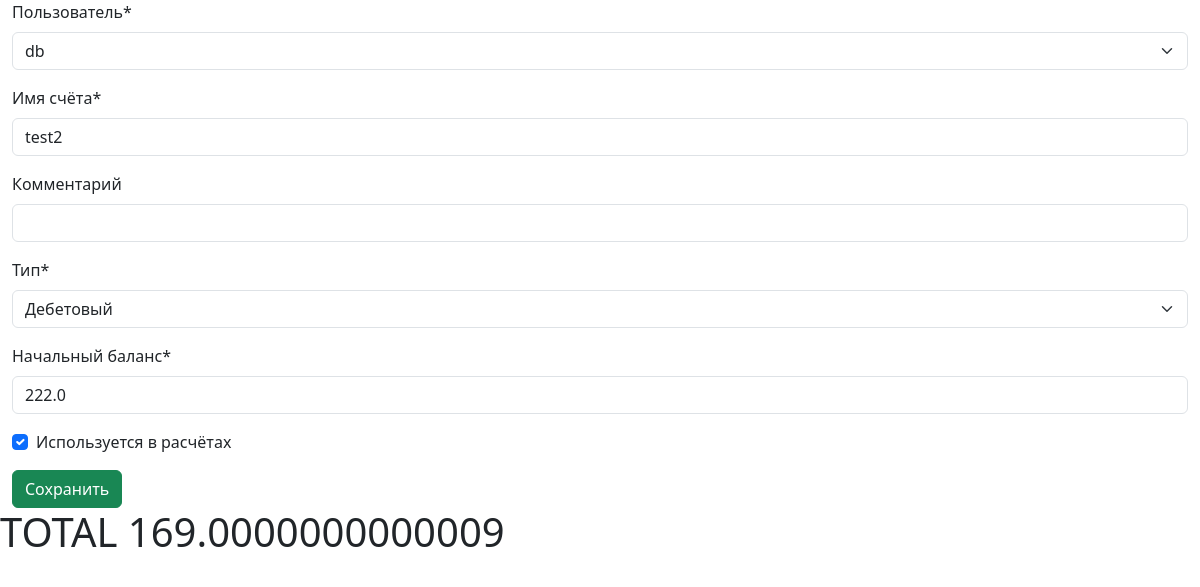
/account/edit/3 (signed in), run on the app's committed database.
### babosiki/models.py (models this page shows, shortened)
class Account(models.Model):
    user = models.ForeignKey( settings.AUTH_USER_MODEL,
                              on_delete=models.CASCADE,
                              verbose_name='Пользователь',)
    name = models.CharField(max_length=32,
                            verbose_name='Имя счёта',)
    comment =  models.CharField(max_length=128,
                                verbose_name='Комментарий',
                                blank=True,
                                null=True,)
    DEBIT = 1
    CREDIT = -1
    TYPES =(
    (DEBIT, "Дебетовый"),
    (CREDIT, "Кредитный"),)
    type = models.IntegerField(choices = TYPES,
                            verbose_name='Тип',)
    initial_balance = models.FloatField(verbose_name='Начальный баланс',)
    calculated = models.BooleanField(default=True,
                                  verbose_name='Используется в расчётах',)
    class Meta:
        verbose_name_plural = 'Счёт'
        verbose_name = 'Счета'

### babosiki/views.py (the view, shortened to what this page needs)
# urls.py: path('account/edit/<int:pk>', AccountUpdateView.as_view(), name='account_edit'),
class AccountUpdateView(UpdateView):
    model = Account
    fields = '__all__'
    template_name = 'account_create.html'

### babosiki/context_processors.py (called while the page is built)
def global_data(request):
    accounts = Account.objects.filter(user=request.user, calculated=True)
    total_sum = 0
    for account in accounts:
        total_sum += account.initial_balance*account.type
        operations = Operation.objects.filter(account=account)
        for operation in operations:
            total_sum += operation.value*operation.type
    return {'all_accounts': Account.objects.all(),
            'total': total_sum}

### templates/account_create.html (shortened to what this page needs)
{% extends 'master.html' %}
{% load crispy_forms_tags %}
{% block content %}
<form method="post" novalidate>
  {{ form|crispy }}
  <button class="btn btn-success" type="submit">Сохранить</button>
</form>
{% endblock content %}

### data on the page
Account: user "db", name "test2", type "Дебетовый", initial_balance "222.0", calculated "☑"

### other printed values
{{ total }} "169.0000000000009"
